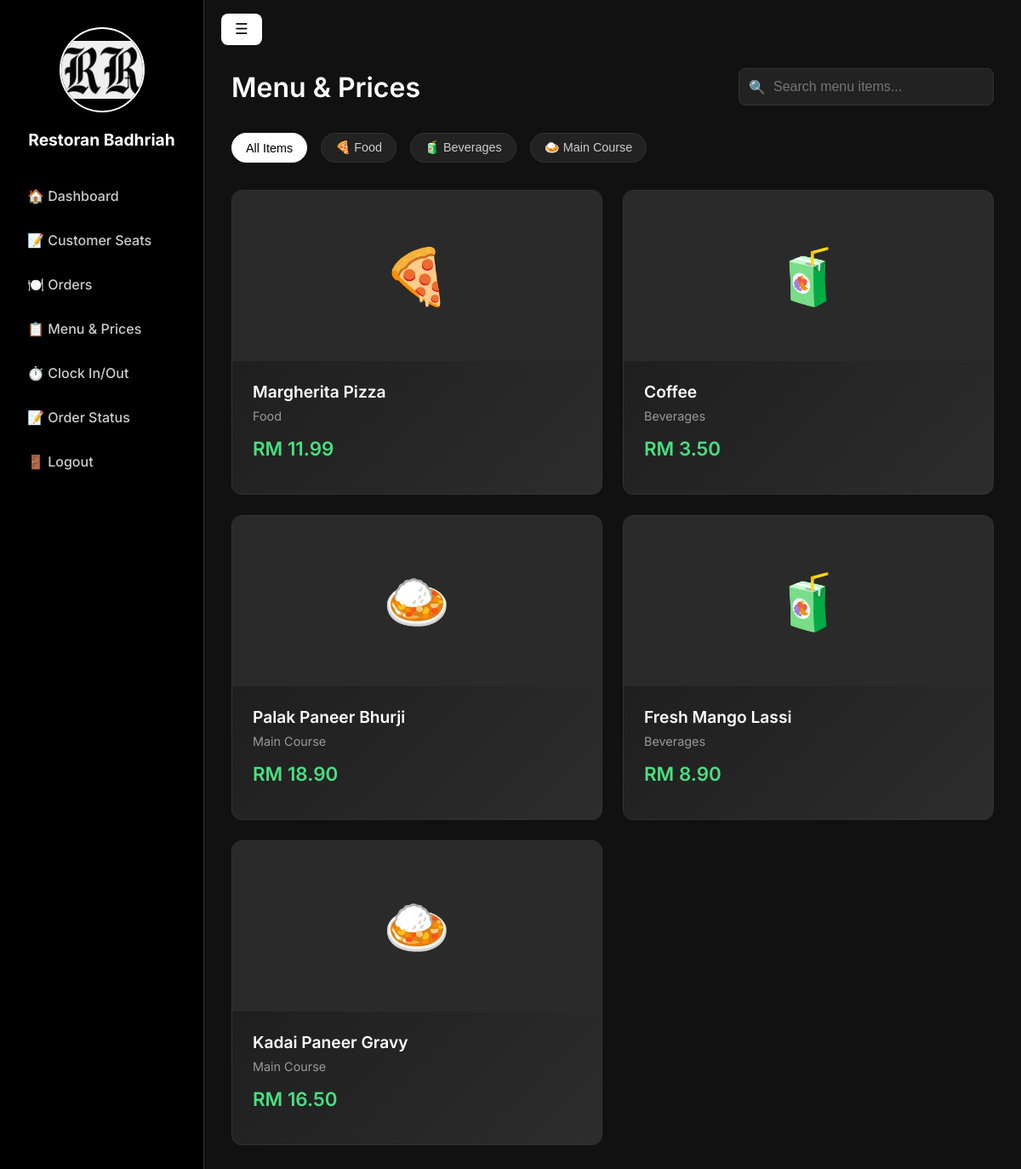
/restoran-badhriah/menu_waiter.php (signed in), run on the app's committed database.
### tables this page shows
CREATE TABLE `menu_items` (
  `MenuItemID` int(11) NOT NULL,
  `Name` varchar(100) NOT NULL,
  `Description` text DEFAULT NULL,
  `Price` decimal(10,2) NOT NULL,
  `Category` enum('Food','Beverages','Food/Noodle','Main Course','Desserts','Appetizers','Snacks') NOT NULL,
  `IsAvailable` tinyint(1) DEFAULT 1,
  `image_url` varchar(255) DEFAULT NULL,
  `status` enum('available','unavailable') NOT NULL DEFAULT 'available'
);

### restoran-badhriah/menu_waiter.php (the view, shortened to what this page needs)
<?php
require_once 'db.php';
$menu_items = [];
$sql = "SELECT * FROM menu_items WHERE status = 'available'";
$result = $conn->query($sql);
if ($result->num_rows > 0) {
    while($row = $result->fetch_assoc()) {
        $menu_items[] = $row;
    }
}
$categories = [];
foreach ($menu_items as $item) {
    if (!in_array($item['Category'], $categories)) {
        $categories[] = $item['Category'];
    }
}
$category_emojis = [
    'Food' => '🍕',
    'Beverage' => '☕',
    'Food/Noodle' => '🍜',
    'Main Course' => '🍛',
    'Beverages' => '🧃',
    'Desserts' => '🍰'
];
?>
<!DOCTYPE html>
<html lang="en">
<head>
</head>
<body>
<div class="sidebar" id="sidebar">
  <div style="text-align: center;">
   <img src="images/logo.png" alt="Restoran Badhriah Logo"
        style="width: 100px; height: 100px; border-radius: 50%; border: 2px solid #fff; object-fit: contain; margin-bottom: 1rem;">
  </div>
  <h2>Restoran Badhriah</h2>
   <a href="waiter.php">🏠 Dashboard</a>
   <a href="customer_seats.php">📝 Customer Seats</a>
    <a href="orders.php">🍽️ Orders</a>
    <a href="menu_waiter">📋 Menu & Prices</a>
    <a href="workshift.php">⏱️ Clock In/Out</a>
    <a href="order_status">📝 Order Status</a>
    <a href="logout.php">🚪 Logout</a>
</div>
<div class="main" id="main">
  <button id="toggleBtn" class="toggle-btn">☰</button>
  <div class="header">
    <h1>Menu & Prices</h1>
    <div class="header-actions">
      <div class="search-box">
        <input type="text" placeholder="Search menu items..." id="searchInput">
      </div>
    </div>
  </div>
  <div class="categories-filter">
    <button class="category-btn active" onclick="filterCategory('all')">All Items</button>
    <?php foreach ($categories as $category): ?>
      <button class="category-btn" onclick="filterCategory('<?= htmlspecialchars($category) ?>')">
        <?= $category_emojis[$category] ?? '🍽️' ?> <?= htmlspecialchars($category) ?>
      </button>
    <?php endforeach; ?>
  </div>
  <div class="menu-grid" id="menuGrid">
    <?php foreach ($menu_items as $item):
      $category_emoji = $category_emojis[$item['Category']] ?? '🍽️';
    ?>
    <div class="menu-card" data-category="<?= htmlspecialchars($item['Category']) ?>">
      <div class="menu-image">
        <div class="emoji"><?= $category_emoji ?></div>
      </div>
      <div class="menu-info">
        <h3 class="menu-title"><?= htmlspecialchars($item['Name']) ?></h3>
        <p class="menu-category"><?= htmlspecialchars($item['Category']) ?></p>
        <div class="menu-price">RM <?= number_format($item['Price'], 2) ?></div>
      </div>
    </div>
    <?php endforeach; ?>
  </div>
</div>
</body>
</html>

### restoran-badhriah/menu_waiter.php (style rules this page uses)
* { box-sizing: border-box; margin: 0; padding: 0; }
body { font-family: 'Inter', sans-serif; background: #111; color: #fff; min-height: 100vh; }
.sidebar { width: 240px; background: #000; padding: 2rem 1rem; border-right: 1px solid #333; position: fixed; top: 0; left: 0; bottom: 0; overflow-y: auto; transition: transform 0.3s ease; z-index: 1000; }
.sidebar h2 { color: #fff; font-size: 1.2rem; margin-bottom: 2rem; text-align: center; }
.sidebar a { display: block; color: #ccc; text-decoration: none; padding: 0.75rem 1rem; border-radius: 8px; margin-bottom: 0.5rem; font-weight: 500; transition: background 0.3s; }
.main { margin-left: 240px; padding: 2rem; transition: margin-left 0.3s ease; }
.toggle-btn { position: fixed; top: 1rem; left: 1rem; padding: 0.5rem 1rem; background: #fff; color: #000; border: none; border-radius: 8px; font-size: 1.1rem; cursor: pointer; z-index: 1100; transition: left 0.3s ease; }
.sidebar:not(.hidden) ~ .main .toggle-btn { left: 260px; }
.header { display: flex; justify-content: space-between; align-items: center; margin-bottom: 2rem; margin-top: 3rem; }
.header h1 { font-size: 2rem; font-weight: 600; }
.header-actions { display: flex; gap: 1rem; align-items: center; }
.search-box { position: relative; }
.search-box input { background: #222; border: 1px solid #333; border-radius: 8px; padding: 0.75rem 1rem 0.75rem 2.5rem; color: #fff; font-size: 1rem; width: 300px; }
.search-box::before { content: '🔍'; position: absolute; left: 0.75rem; top: 50%; transform: translateY(-50%); color: #666; }
.menu-grid { display: grid; grid-template-columns: repeat(auto-fill, minmax(320px, 1fr)); gap: 1.5rem; margin-bottom: 3rem; }
.menu-card { background: linear-gradient(135deg, #1a1a1a 0%, #2d2d2d 100%); border: 1px solid #333; border-radius: 12px; overflow: hidden; transition: all 0.3s ease; position: relative; }
.menu-image { width: 100%; height: 200px; background-size: cover; background-position: center; position: relative; display: flex; align-items: center; justify-content: center; background-color: #2a2a2a; }
.menu-image .emoji { font-size: 4rem; }
.menu-info { padding: 1.5rem; }
.menu-title { font-size: 1.2rem; font-weight: 600; margin-bottom: 0.5rem; color: #fff; }
.menu-category { color: #999; font-size: 0.9rem; margin-bottom: 1rem; }
.menu-price { font-size: 1.4rem; font-weight: 600; color: #4ade80; margin-bottom: 1rem; }
.categories-filter { display: flex; gap: 1rem; margin-bottom: 2rem; flex-wrap: wrap; }
.category-btn { padding: 0.5rem 1rem; background: #222; color: #ccc; border: 1px solid #333; border-radius: 20px; cursor: pointer; transition: all 0.3s; font-size: 0.9rem; }
.category-btn.active, .category-btn:hover { background: #fff; color: #000; border-color: #fff; }

### data on the page
menu_items: Category "🍕", Name "Margherita Pizza", Category "Food", Price "11.99"
menu_items: Category "🧃", Name "Coffee", Category "Beverages", Price "3.50"
menu_items: Category "🍛", Name "Palak Paneer Bhurji", Category "Main Course", Price "18.90"
menu_items: Category "🧃", Name "Fresh Mango Lassi", Category "Beverages", Price "8.90"
menu_items: Category "🍛", Name "Kadai Paneer Gravy", Category "Main Course", Price "16.50"

### other printed values
$category_emojis[$category] "🍕"
$category "Food"
$category_emojis[$category] "🧃"
$category "Beverages"
$category_emojis[$category] "🍛"
$category "Main Course"
